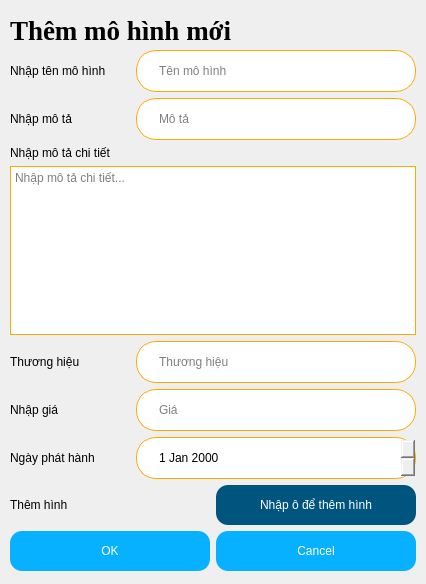
<?xml version="1.0" encoding="UTF-8"?>
<ui version="4.0">
 <class>Dialog</class>
 <widget class="QDialog" name="Dialog">
  <property name="geometry">
   <rect>
    <x>0</x>
    <y>0</y>
    <width>426</width>
    <height>584</height>
   </rect>
  </property>
  <property name="windowTitle">
   <string>Dialog</string>
  </property>
  <widget class="QWidget" name="verticalLayoutWidget">
   <property name="geometry">
    <rect>
     <x>10</x>
     <y>50</y>
     <width>406</width>
     <height>521</height>
    </rect>
   </property>
   <layout class="QVBoxLayout" name="verticalLayout">
    <item>
     <layout class="QHBoxLayout" name="horizontalLayout" stretch="3,7">
      <item>
       <widget class="QLabel" name="label">
        <property name="text">
         <string>Nhập tên mô hình</string>
        </property>
       </widget>
      </item>
      <item>
       <widget class="QLineEdit" name="Name">
        <property name="styleSheet">
         <string notr="true">border: 1px solid rgb(255, 170, 0); 
border-radius: 20px; 
height: 40px; 
padding-left: 20px;</string>
        </property>
        <property name="inputMask">
         <string/>
        </property>
        <property name="text">
         <string/>
        </property>
        <property name="placeholderText">
         <string>Tên mô hình</string>
        </property>
       </widget>
      </item>
     </layout>
    </item>
    <item>
     <layout class="QHBoxLayout" name="horizontalLayout_4" stretch="3,7">
      <item>
       <widget class="QLabel" name="label_4">
        <property name="text">
         <string>Nhập mô tả</string>
        </property>
       </widget>
      </item>
      <item>
       <widget class="QLineEdit" name="Desc">
        <property name="styleSheet">
         <string notr="true">border: 1px solid rgb(255, 170, 0); 
border-radius: 20px; 
height: 40px; 
padding-left: 20px;</string>
        </property>
        <property name="text">
         <string/>
        </property>
        <property name="placeholderText">
         <string>Mô tả</string>
        </property>
       </widget>
      </item>
     </layout>
    </item>
    <item>
     <layout class="QVBoxLayout" name="verticalLayout_2">
      <item>
       <widget class="QLabel" name="label_5">
        <property name="text">
         <string>Nhập mô tả chi tiết</string>
        </property>
       </widget>
      </item>
      <item>
       <widget class="QTextEdit" name="DescDetail">
        <property name="styleSheet">
         <string notr="true">border: 1px solid rgb(255, 170, 0); 
height: 40px; </string>
        </property>
        <property name="placeholderText">
         <string>Nhập mô tả chi tiết...</string>
        </property>
       </widget>
      </item>
     </layout>
    </item>
    <item>
     <layout class="QHBoxLayout" name="horizontalLayout_2" stretch="3,7">
      <item>
       <widget class="QLabel" name="Size">
        <property name="text">
         <string>Thương hiệu</string>
        </property>
       </widget>
      </item>
      <item>
       <widget class="QLineEdit" name="Brand">
        <property name="styleSheet">
         <string notr="true">border: 1px solid rgb(255, 170, 0); 
border-radius: 20px; 
height: 40px; 
padding-left: 20px;</string>
        </property>
        <property name="inputMask">
         <string/>
        </property>
        <property name="text">
         <string/>
        </property>
        <property name="placeholderText">
         <string>Thương hiệu</string>
        </property>
       </widget>
      </item>
     </layout>
    </item>
    <item>
     <layout class="QHBoxLayout" name="horizontalLayout_3" stretch="3,7">
      <item>
       <widget class="QLabel" name="label_3">
        <property name="text">
         <string>Nhập giá</string>
        </property>
       </widget>
      </item>
      <item>
       <widget class="QLineEdit" name="Price">
        <property name="styleSheet">
         <string notr="true">border: 1px solid rgb(255, 170, 0); 
border-radius: 20px; 
height: 40px; 
padding-left: 20px;</string>
        </property>
        <property name="text">
         <string/>
        </property>
        <property name="placeholderText">
         <string>Giá</string>
        </property>
       </widget>
      </item>
     </layout>
    </item>
    <item>
     <layout class="QHBoxLayout" name="horizontalLayout_5" stretch="3,7">
      <item>
       <widget class="QLabel" name="d">
        <property name="text">
         <string>Ngày phát hành</string>
        </property>
       </widget>
      </item>
      <item>
       <widget class="QDateEdit" name="deReleaseData">
        <property name="styleSheet">
         <string notr="true">border: 1px solid rgb(255, 170, 0); 
border-radius: 20px; 
height: 40px; 
padding-left: 20px;</string>
        </property>
        <property name="wrapping">
         <bool>false</bool>
        </property>
       </widget>
      </item>
     </layout>
    </item>
    <item>
     <layout class="QHBoxLayout" name="horizontalLayout_6" stretch="9,1">
      <item>
       <widget class="QLabel" name="label_6">
        <property name="text">
         <string>Thêm hình</string>
        </property>
       </widget>
      </item>
      <item>
       <widget class="QPushButton" name="btnImage">
        <property name="styleSheet">
         <string notr="true">border-radius: 12px; 
height: 40px; 
width:200px; 
background: rgb(0, 85, 127); 
color: #fff;</string>
        </property>
        <property name="text">
         <string>Nhập ô để thêm hình</string>
        </property>
        <property name="iconSize">
         <size>
          <width>8</width>
          <height>8</height>
         </size>
        </property>
       </widget>
      </item>
     </layout>
    </item>
    <item>
     <widget class="QDialogButtonBox" name="buttonBox">
      <property name="styleSheet">
       <string notr="true">border-radius: 12px; 
height: 40px; 
width:200px; 
background: rgb(7, 177, 255);
color: #fff;</string>
      </property>
      <property name="orientation">
       <enum>Qt::Horizontal</enum>
      </property>
      <property name="standardButtons">
       <set>QDialogButtonBox::Cancel|QDialogButtonBox::Ok</set>
      </property>
     </widget>
    </item>
   </layout>
  </widget>
  <widget class="QLabel" name="label_2">
   <property name="geometry">
    <rect>
     <x>10</x>
     <y>10</y>
     <width>321</width>
     <height>41</height>
    </rect>
   </property>
   <property name="font">
    <font>
     <family>Times New Roman</family>
     <pointsize>20</pointsize>
     <weight>75</weight>
     <bold>true</bold>
    </font>
   </property>
   <property name="text">
    <string>Thêm mô hình mới</string>
   </property>
  </widget>
 </widget>
 <resources/>
 <connections>
  <connection>
   <sender>buttonBox</sender>
   <signal>accepted()</signal>
   <receiver>Dialog</receiver>
   <slot>accept()</slot>
   <hints>
    <hint type="sourcelabel">
     <x>248</x>
     <y>254</y>
    </hint>
    <hint type="destinationlabel">
     <x>157</x>
     <y>274</y>
    </hint>
   </hints>
  </connection>
  <connection>
   <sender>buttonBox</sender>
   <signal>rejected()</signal>
   <receiver>Dialog</receiver>
   <slot>reject()</slot>
   <hints>
    <hint type="sourcelabel">
     <x>316</x>
     <y>260</y>
    </hint>
    <hint type="destinationlabel">
     <x>286</x>
     <y>274</y>
    </hint>
   </hints>
  </connection>
 </connections>
</ui>
